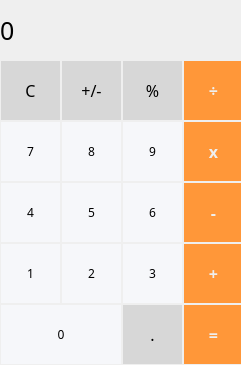
<?xml version="1.0" encoding="UTF-8"?>
<ui version="4.0">
 <class>MainWindow</class>
 <widget class="QMainWindow" name="MainWindow">
  <property name="windowModality">
   <enum>Qt::WindowModal</enum>
  </property>
  <property name="enabled">
   <bool>true</bool>
  </property>
  <property name="geometry">
   <rect>
    <x>0</x>
    <y>0</y>
    <width>241</width>
    <height>365</height>
   </rect>
  </property>
  <property name="sizePolicy">
   <sizepolicy hsizetype="Fixed" vsizetype="Fixed">
    <horstretch>0</horstretch>
    <verstretch>0</verstretch>
   </sizepolicy>
  </property>
  <property name="font">
   <font>
    <family>IRANYekan</family>
    <bold>false</bold>
   </font>
  </property>
  <property name="contextMenuPolicy">
   <enum>Qt::DefaultContextMenu</enum>
  </property>
  <property name="windowTitle">
   <string>OZ Calc</string>
  </property>
  <property name="windowOpacity">
   <double>1.000000000000000</double>
  </property>
  <property name="styleSheet">
   <string notr="true"/>
  </property>
  <property name="documentMode">
   <bool>false</bool>
  </property>
  <property name="dockNestingEnabled">
   <bool>false</bool>
  </property>
  <property name="unifiedTitleAndToolBarOnMac">
   <bool>false</bool>
  </property>
  <widget class="QWidget" name="centralwidget">
   <widget class="QLabel" name="result_label">
    <property name="geometry">
     <rect>
      <x>0</x>
      <y>0</y>
      <width>241</width>
      <height>61</height>
     </rect>
    </property>
    <property name="font">
     <font>
      <pointsize>19</pointsize>
     </font>
    </property>
    <property name="styleSheet">
     <string notr="true">QLabel {
qproperty-alignment: 'AlignVCenter | AlignRight';
border: 1px sold gray; 
padding: 16px;
}


background-color: white;</string>
    </property>
    <property name="text">
     <string>0</string>
    </property>
   </widget>
   <widget class="QPushButton" name="clear_btn">
    <property name="geometry">
     <rect>
      <x>0</x>
      <y>60</y>
      <width>61</width>
      <height>61</height>
     </rect>
    </property>
    <property name="styleSheet">
     <string notr="true">QPushButton {
background-color: rgb(215,215,215);
font-size: 16px;
margin:1;
border: 2px sold gray;
}

QPushButton:pressed {
background-color: qlineargradient(x1: 0,y1: 0, x2: 0,y2: 1, stop: 0 #bebebe, stop: 1 #d7d7d7);
}</string>
    </property>
    <property name="text">
     <string>C</string>
    </property>
   </widget>
   <widget class="QPushButton" name="plusminus_btn">
    <property name="geometry">
     <rect>
      <x>61</x>
      <y>60</y>
      <width>61</width>
      <height>61</height>
     </rect>
    </property>
    <property name="styleSheet">
     <string notr="true">QPushButton {
background-color: rgb(215,215,215);
font-size: 16px;
margin:1;
border: 2px sold gray;
}

QPushButton:pressed {
background-color: qlineargradient(x1: 0,y1: 0, x2: 0,y2: 1, stop: 0 #bebebe, stop: 1 #d7d7d7);
}</string>
    </property>
    <property name="text">
     <string>+/-</string>
    </property>
   </widget>
   <widget class="QPushButton" name="percentage_btn">
    <property name="geometry">
     <rect>
      <x>122</x>
      <y>60</y>
      <width>61</width>
      <height>61</height>
     </rect>
    </property>
    <property name="styleSheet">
     <string notr="true">QPushButton {
background-color: rgb(215,215,215);
font-size: 16px;
margin:1;
border: 2px sold gray;
}

QPushButton:pressed {
background-color: qlineargradient(x1: 0,y1: 0, x2: 0,y2: 1, stop: 0 #bebebe, stop: 1 #d7d7d7);
}</string>
    </property>
    <property name="text">
     <string>%</string>
    </property>
   </widget>
   <widget class="QPushButton" name="division_btn">
    <property name="geometry">
     <rect>
      <x>183</x>
      <y>60</y>
      <width>61</width>
      <height>61</height>
     </rect>
    </property>
    <property name="styleSheet">
     <string notr="true">QPushButton {
background-color: rgb(255,151,57);
font-weight: bold;
font-size: 16px;
color: #efefef;
margin: 1px;
border: 1px sold gray;
}

QPushButton:pressed {
background-color: qlineargradient(x1: 0,y1:0,x2:0,y2: 1, stop: 0 #ff7832, stop: 1 #ff9739);
}</string>
    </property>
    <property name="text">
     <string>÷</string>
    </property>
   </widget>
   <widget class="QPushButton" name="num7_btn">
    <property name="geometry">
     <rect>
      <x>0</x>
      <y>121</y>
      <width>61</width>
      <height>61</height>
     </rect>
    </property>
    <property name="styleSheet">
     <string notr="true">QPushButton {
border: 2px sold gray;
background: #f6f7fa;
margin: 1px;
}

QPushButton:pressed {
	background-color: qlineargradient(x1: 0,y1: 0, x2: 0,y2: 1,stop: 0 #dadbde, stop: 1 #f6f7fa);
}</string>
    </property>
    <property name="text">
     <string>7</string>
    </property>
   </widget>
   <widget class="QPushButton" name="multiply_btn">
    <property name="geometry">
     <rect>
      <x>183</x>
      <y>121</y>
      <width>61</width>
      <height>61</height>
     </rect>
    </property>
    <property name="styleSheet">
     <string notr="true">QPushButton {
background-color: rgb(255,151,57);
font-weight: bold;
font-size: 16px;
color: #efefef;
margin: 1px;
border: 1px sold gray;
}

QPushButton:pressed {
background-color: qlineargradient(x1: 0,y1:0,x2:0,y2: 1, stop: 0 #ff7832, stop: 1 #ff9739);
}</string>
    </property>
    <property name="text">
     <string>x</string>
    </property>
   </widget>
   <widget class="QPushButton" name="num8_btn">
    <property name="geometry">
     <rect>
      <x>61</x>
      <y>121</y>
      <width>61</width>
      <height>61</height>
     </rect>
    </property>
    <property name="styleSheet">
     <string notr="true">QPushButton {
border: 2px sold gray;
background: #f6f7fa;
margin: 1px;
}

QPushButton:pressed {
	background-color: qlineargradient(x1: 0,y1: 0, x2: 0,y2: 1,stop: 0 #dadbde, stop: 1 #f6f7fa);
}</string>
    </property>
    <property name="text">
     <string>8</string>
    </property>
   </widget>
   <widget class="QPushButton" name="num9_btn">
    <property name="geometry">
     <rect>
      <x>122</x>
      <y>121</y>
      <width>61</width>
      <height>61</height>
     </rect>
    </property>
    <property name="styleSheet">
     <string notr="true">QPushButton {
border: 2px sold gray;
background: #f6f7fa;
margin: 1px;
}

QPushButton:pressed {
	background-color: qlineargradient(x1: 0,y1: 0, x2: 0,y2: 1,stop: 0 #dadbde, stop: 1 #f6f7fa);
}</string>
    </property>
    <property name="text">
     <string>9</string>
    </property>
   </widget>
   <widget class="QPushButton" name="num6_btn">
    <property name="geometry">
     <rect>
      <x>122</x>
      <y>182</y>
      <width>61</width>
      <height>61</height>
     </rect>
    </property>
    <property name="styleSheet">
     <string notr="true">QPushButton {
border: 2px sold gray;
background: #f6f7fa;
margin: 1px;
}

QPushButton:pressed {
	background-color: qlineargradient(x1: 0,y1: 0, x2: 0,y2: 1,stop: 0 #dadbde, stop: 1 #f6f7fa);
}</string>
    </property>
    <property name="text">
     <string>6</string>
    </property>
   </widget>
   <widget class="QPushButton" name="num5_btn">
    <property name="geometry">
     <rect>
      <x>61</x>
      <y>182</y>
      <width>61</width>
      <height>61</height>
     </rect>
    </property>
    <property name="styleSheet">
     <string notr="true">QPushButton {
border: 2px sold gray;
background: #f6f7fa;
margin: 1px;
}

QPushButton:pressed {
	background-color: qlineargradient(x1: 0,y1: 0, x2: 0,y2: 1,stop: 0 #dadbde, stop: 1 #f6f7fa);
}</string>
    </property>
    <property name="text">
     <string>5</string>
    </property>
   </widget>
   <widget class="QPushButton" name="minus_btn">
    <property name="geometry">
     <rect>
      <x>183</x>
      <y>182</y>
      <width>61</width>
      <height>61</height>
     </rect>
    </property>
    <property name="styleSheet">
     <string notr="true">QPushButton {
background-color: rgb(255,151,57);
font-weight: bold;
font-size: 16px;
color: #efefef;
margin: 1px;
border: 1px sold gray;
}

QPushButton:pressed {
background-color: qlineargradient(x1: 0,y1:0,x2:0,y2: 1, stop: 0 #ff7832, stop: 1 #ff9739);
}</string>
    </property>
    <property name="text">
     <string>-</string>
    </property>
   </widget>
   <widget class="QPushButton" name="num4_btn">
    <property name="geometry">
     <rect>
      <x>0</x>
      <y>182</y>
      <width>61</width>
      <height>61</height>
     </rect>
    </property>
    <property name="styleSheet">
     <string notr="true">QPushButton {
border: 2px sold gray;
background: #f6f7fa;
margin: 1px;
}

QPushButton:pressed {
	background-color: qlineargradient(x1: 0,y1: 0, x2: 0,y2: 1,stop: 0 #dadbde, stop: 1 #f6f7fa);
}</string>
    </property>
    <property name="text">
     <string>4</string>
    </property>
   </widget>
   <widget class="QPushButton" name="num3_btn">
    <property name="geometry">
     <rect>
      <x>122</x>
      <y>243</y>
      <width>61</width>
      <height>61</height>
     </rect>
    </property>
    <property name="styleSheet">
     <string notr="true">QPushButton {
border: 2px sold gray;
background: #f6f7fa;
margin: 1px;
}

QPushButton:pressed {
	background-color: qlineargradient(x1: 0,y1: 0, x2: 0,y2: 1,stop: 0 #dadbde, stop: 1 #f6f7fa);
}</string>
    </property>
    <property name="text">
     <string>3</string>
    </property>
   </widget>
   <widget class="QPushButton" name="num1_btn">
    <property name="geometry">
     <rect>
      <x>0</x>
      <y>243</y>
      <width>61</width>
      <height>61</height>
     </rect>
    </property>
    <property name="styleSheet">
     <string notr="true">QPushButton {
border: 2px sold gray;
background: #f6f7fa;
margin: 1px;
}

QPushButton:pressed {
	background-color: qlineargradient(x1: 0,y1: 0, x2: 0,y2: 1,stop: 0 #dadbde, stop: 1 #f6f7fa);
}</string>
    </property>
    <property name="text">
     <string>1</string>
    </property>
   </widget>
   <widget class="QPushButton" name="plus_btn">
    <property name="geometry">
     <rect>
      <x>183</x>
      <y>243</y>
      <width>61</width>
      <height>61</height>
     </rect>
    </property>
    <property name="styleSheet">
     <string notr="true">QPushButton {
background-color: rgb(255,151,57);
font-weight: bold;
font-size: 16px;
color: #efefef;
margin: 1px;
border: 1px sold gray;
}

QPushButton:pressed {
background-color: qlineargradient(x1: 0,y1:0,x2:0,y2: 1, stop: 0 #ff7832, stop: 1 #ff9739);
}</string>
    </property>
    <property name="text">
     <string>+</string>
    </property>
   </widget>
   <widget class="QPushButton" name="num2_btn">
    <property name="geometry">
     <rect>
      <x>61</x>
      <y>243</y>
      <width>61</width>
      <height>61</height>
     </rect>
    </property>
    <property name="styleSheet">
     <string notr="true">QPushButton {
border: 2px sold gray;
background: #f6f7fa;
margin: 1px;
}

QPushButton:pressed {
	background-color: qlineargradient(x1: 0,y1: 0, x2: 0,y2: 1,stop: 0 #dadbde, stop: 1 #f6f7fa);
}</string>
    </property>
    <property name="text">
     <string>2</string>
    </property>
   </widget>
   <widget class="QPushButton" name="num0_btn">
    <property name="geometry">
     <rect>
      <x>0</x>
      <y>304</y>
      <width>122</width>
      <height>61</height>
     </rect>
    </property>
    <property name="styleSheet">
     <string notr="true">QPushButton {
border: 2px sold gray;
background: #f6f7fa;
margin: 1px;
}

QPushButton:pressed {
	background-color: qlineargradient(x1: 0,y1: 0, x2: 0,y2: 1,stop: 0 #dadbde, stop: 1 #f6f7fa);
}</string>
    </property>
    <property name="text">
     <string>0</string>
    </property>
   </widget>
   <widget class="QPushButton" name="equality_btn">
    <property name="geometry">
     <rect>
      <x>183</x>
      <y>304</y>
      <width>61</width>
      <height>61</height>
     </rect>
    </property>
    <property name="styleSheet">
     <string notr="true">QPushButton {
background-color: rgb(255,151,57);
font-weight: bold;
font-size: 16px;
color: #efefef;
margin: 1px;
border: 1px sold gray;
}

QPushButton:pressed {
background-color: qlineargradient(x1: 0,y1:0,x2:0,y2: 1, stop: 0 #ff7832, stop: 1 #ff9739);
}</string>
    </property>
    <property name="text">
     <string>=</string>
    </property>
   </widget>
   <widget class="QPushButton" name="decimal_btn">
    <property name="geometry">
     <rect>
      <x>122</x>
      <y>304</y>
      <width>61</width>
      <height>61</height>
     </rect>
    </property>
    <property name="styleSheet">
     <string notr="true">QPushButton {
background-color: rgb(215,215,215);
font-size: 16px;
margin:1;
border: 2px sold gray;
}

QPushButton:pressed {
background-color: qlineargradient(x1: 0,y1: 0, x2: 0,y2: 1, stop: 0 #bebebe, stop: 1 #d7d7d7);
}</string>
    </property>
    <property name="text">
     <string>.</string>
    </property>
   </widget>
  </widget>
 </widget>
 <resources/>
 <connections/>
</ui>
